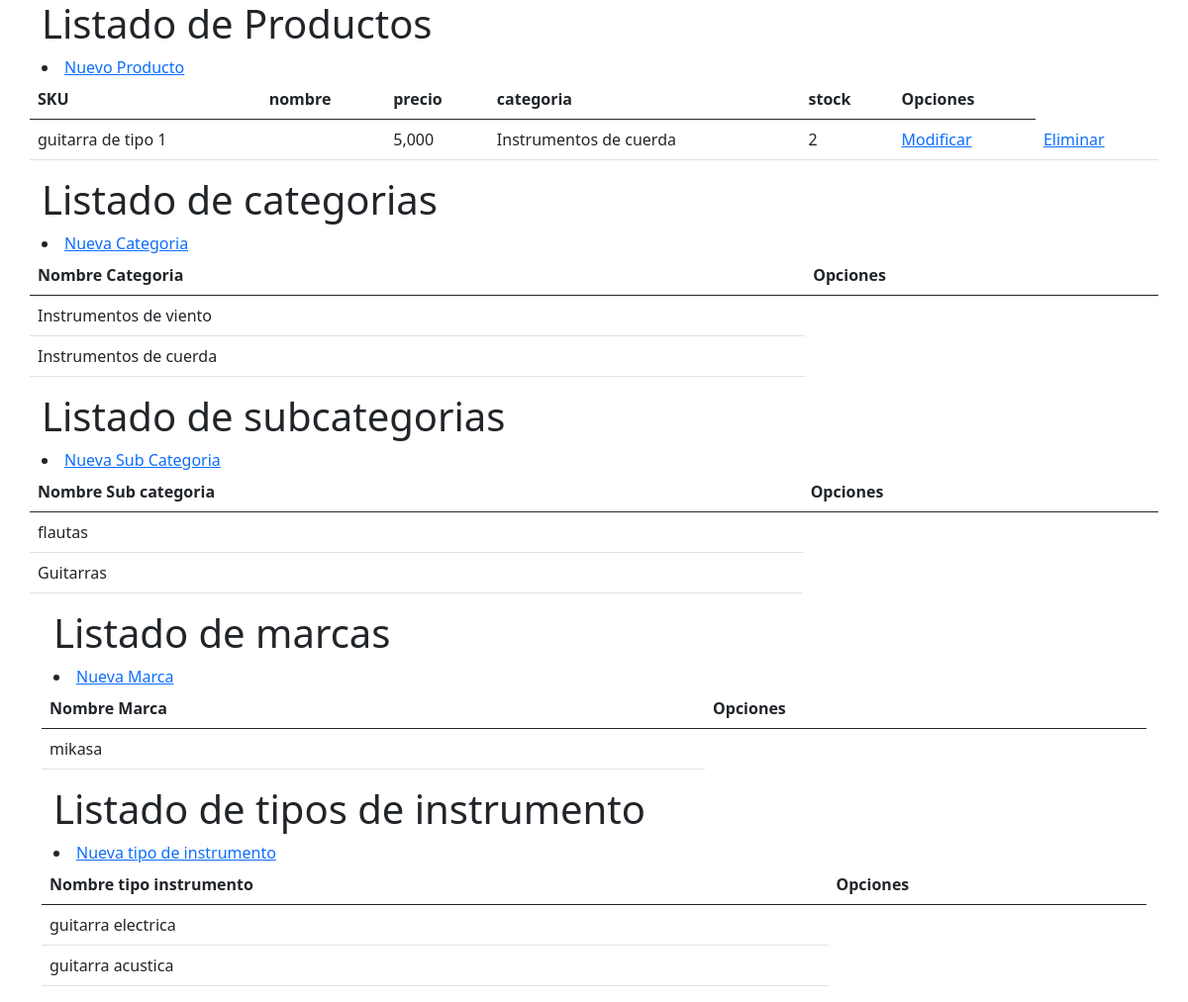
Page /crud on the earlier database version.
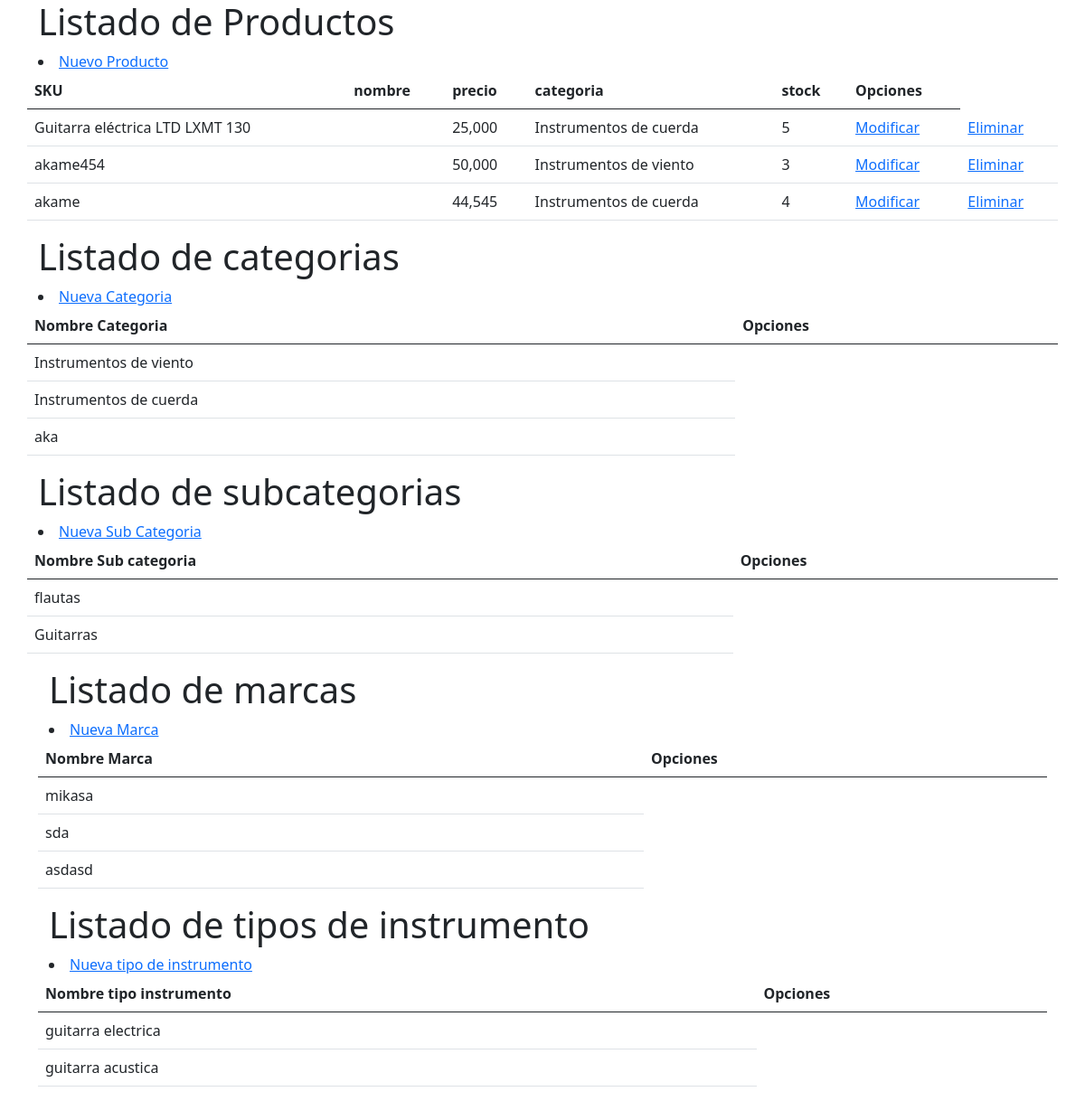
Same page on the later database version.
### app/models.py (models this page shows, shortened)
class Producto(models.Model):
    SKU = models.IntegerField(primary_key=True, verbose_name='SKU')
    nombreProducto =  models.CharField(max_length=80 ,verbose_name='nombre', unique=True)
    slug = models.CharField(max_length=100)
    descripcion = models.TextField(verbose_name='descripcion')
    precio = models.IntegerField(verbose_name='precio')
    imagen=models.ImageField(upload_to='img/productos' , null=True)
    stock = models.IntegerField(verbose_name='stock')
    categoria= models.ForeignKey(Categoria,on_delete=models.CASCADE, )
    subcategoria= models.ForeignKey(SubCategoria,on_delete=models.CASCADE)
    tipoinstrumento= models.ForeignKey(TipoInstrumento,on_delete=models.CASCADE, blank=True, null=True)
    marca = models.ForeignKey(Marca,on_delete=models.CASCADE)
    is_available = models.BooleanField(default=True)
    create_date = models.DateTimeField(auto_now_add=True)
    modified_date = models.DateTimeField(auto_now=True)

class Categoria(models.Model):
    nombreCategoria = models.CharField(max_length=50,primary_key=True, verbose_name='nombre de la categoria', unique=True)
    descripcion = models.CharField(max_length=255, blank = True)
    slug = models.CharField(max_length=100)
    class Meta:
        verbose_name = 'category'
        verbose_name_plural = 'categories'
    def __str__(self) -> str:
        return self.nombreCategoria

class SubCategoria(models.Model):
    nombreSubCategoria = models.CharField(max_length=50,primary_key=True, verbose_name='nombre subcategoria')
    descripcion = models.CharField(max_length=255, blank = True)
    slug = models.CharField(max_length=100)
    categoria = models.ForeignKey(Categoria, on_delete=models.CASCADE)
    slugcat = AutoSlugField(populate_from='categoria',null=True)
    class Meta:
        verbose_name = 'sub category'
        verbose_name_plural = 'sub categories'

class Marca(models.Model):
    nombreMarca = models.CharField(max_length=50,primary_key=True ,verbose_name='nombre Marca', unique=True)
    descripcion = models.CharField(max_length=255, blank = True)
    slug = models.CharField(max_length=100)

class TipoInstrumento(models.Model):
    nombreTipoInstrumento = models.CharField(max_length=50,primary_key=True ,verbose_name='nombre tipo instrumento', blank=True)
    descripcion = models.CharField(max_length=255, blank = True)
    slug = models.CharField(max_length=100)
    subcategoria = models.ForeignKey(SubCategoria, on_delete=models.CASCADE)

### app/views.py (the view)
# urls.py: path('crud', crud, name="crud"),# INICIO PATH CRUD
def crud (request):
    producto  = Producto.objects.all()
    categoria  = Categoria.objects.all()
    subcat  = SubCategoria.objects.all()
    marca  = Marca.objects.all()
    tipoins  = TipoInstrumento.objects.all()
    contex = {'productos':producto,
              'categorias':categoria,
              'tipoi':tipoins,
              'marcas':marca,
              'subcat':subcat}
    return render(request,'Tcrud/crud.html',contex)

### carts/context_processors.py (called while the page is built)
def counter(request):
    cart_count = 0
    try:
        cart = Cart.objects.filter(cart_id=_cart_id(request))
        cart_items = CartItem.objects.all().filter(cart=cart[:1])
        for cart_item in cart_items:
            cart_count = cart_item.quantity
    except Cart.DoesNotExist:
        cart_count = 0
    return dict(cart_count=cart_count)

### carts/views.py (called while the page is built)
def _cart_id(request):
    cart = request.session.session_key
    if not cart:
        cart= request.session.create()
    return cart

### app/templates/Tcrud/crud.html (shortened to what this page needs)
<!doctype html>
<html lang="en">
  <head>
    <link href="https://cdn.jsdelivr.net/npm/bootstrap@5.0.1/dist/css/bootstrap.min.css" rel="stylesheet">
  </head>
  <body>
    <div class="container">
        <h1>Listado de Productos</h1>
        <li>
          <a href="{%  url 'agreProducto' %}"> Nuevo Producto</a>
        </li>
        <div class="row">
            <table class="table">
              <thead>
                <tr>
                  <th scope="col">SKU</th>
                  <th scope="col">nombre</th>
                  <th scope="col">precio</th>
                  <th scope="col">categoria</th>
                  <th scope="col">stock</th>
                  <th scope="col">Opciones</th>
                </tr>
              </thead>
                <tbody>
                  {% for ve in productos %}
                  <tr>
                    <td>{{ve.nombreProducto}}</td>
                    <td>{{ve.nombre}}</td>
                    <td>{{ve.precio}}</td>
                    <td>{{ve.categoria}}</td>
                    <td>{{ve.stock}}</td>
                    <td><a href="{% url 'Mod_Producto' ve.SKU %}">Modificar</a></td>
                    <td><a href="{% url 'delete_Producto' ve.SKU %}">Eliminar</a></td>
                  </tr>
                  {% endfor %}
                </tbody>
            </table>
        </div>
    </div>
    <div class="container">
        <h1>Listado de categorias</h1>
        <li>
          <a href="{%  url 'agreCategoria' %}"> Nueva Categoria</a>
        </li>
        <div class="row">
            <table class="table">
              <thead>
                <tr>
                  <th scope="col">Nombre Categoria</th>
                  <th scope="col">Opciones</th>
                </tr>
              </thead>
                <tbody>
                  {% for ve in categorias %}
                  <tr>
                    <td>{{ve.nombreCategoria}}</td>
                  </tr>
                  {% endfor %}
                </tbody>
            </table>
        </div>
    </div>
    <div class="container">
      <h1>Listado de subcategorias</h1>
      <li>
        <a href="{%  url 'agreSubcat' %}"> Nueva Sub Categoria</a>
      </li>
      <div class="row">
          <table class="table">
            <thead>
              <tr>
                <th scope="col">Nombre Sub categoria</th>
                <th scope="col">Opciones</th>
              </tr>
            </thead>
              <tbody>
                {% for ve in subcat %}
                <tr>
                  <td>{{ve.nombreSubCategoria}}</td>
                </tr>
                {% endfor %}
              </tbody>
          </table>
      </div>
  </div>
    <div class="container ">
        <div>
    <div class="container">
      <h1>Listado de marcas</h1>
      <li>
        <a href="{%  url 'agreMarca' %}"> Nueva Marca</a>
      </li>
      <div class="row">
          <table class="table">
            <thead>
              <tr>
                <th scope="col">Nombre Marca</th>
                <th scope="col">Opciones</th>
              </tr>
            </thead>
              <tbody>
                {% for ve in marcas %}
                <tr>
                  <td>{{ve.nombreMarca}}</td>
                </tr>
                {% endfor %}
              </tbody>
          </table>
      </div>
  </div>
    <div class="container">
      <h1>Listado de tipos de instrumento</h1>
      <li>
        <a href="{%  url 'agreTipoIns' %}"> Nueva tipo de instrumento</a>
      </li>
      <div class="row">
          <table class="table">
            <thead>
              <tr>
                <th scope="col">Nombre tipo instrumento</th>
                <th scope="col">Opciones</th>
              </tr>
            </thead>
              <tbody>
                {% for ve in tipoi %}
                <tr>
                  <td>{{ve.nombreTipoInstrumento}}</td>
                </tr>
                {% endfor %}
              </tbody>
          </table>
      </div>
  </div>
        </div>
    </div>
  </body>
</html>

Differences in the rows shown:
changed Producto: nombreProducto "guitarra de tipo 1" → "Guitarra eléctrica LTD LXMT 130"; precio "5,000" → "25,000"; stock "2" → "5"
added Producto: nombreProducto "akame454", precio "50,000", categoria "Instrumentos de viento", stock "3"
added Producto: nombreProducto "akame", precio "44,545", categoria "Instrumentos de cuerda", stock "4"
added Categoria: nombreCategoria "aka"
added Marca: nombreMarca "sda"
added Marca: nombreMarca "asdasd"
